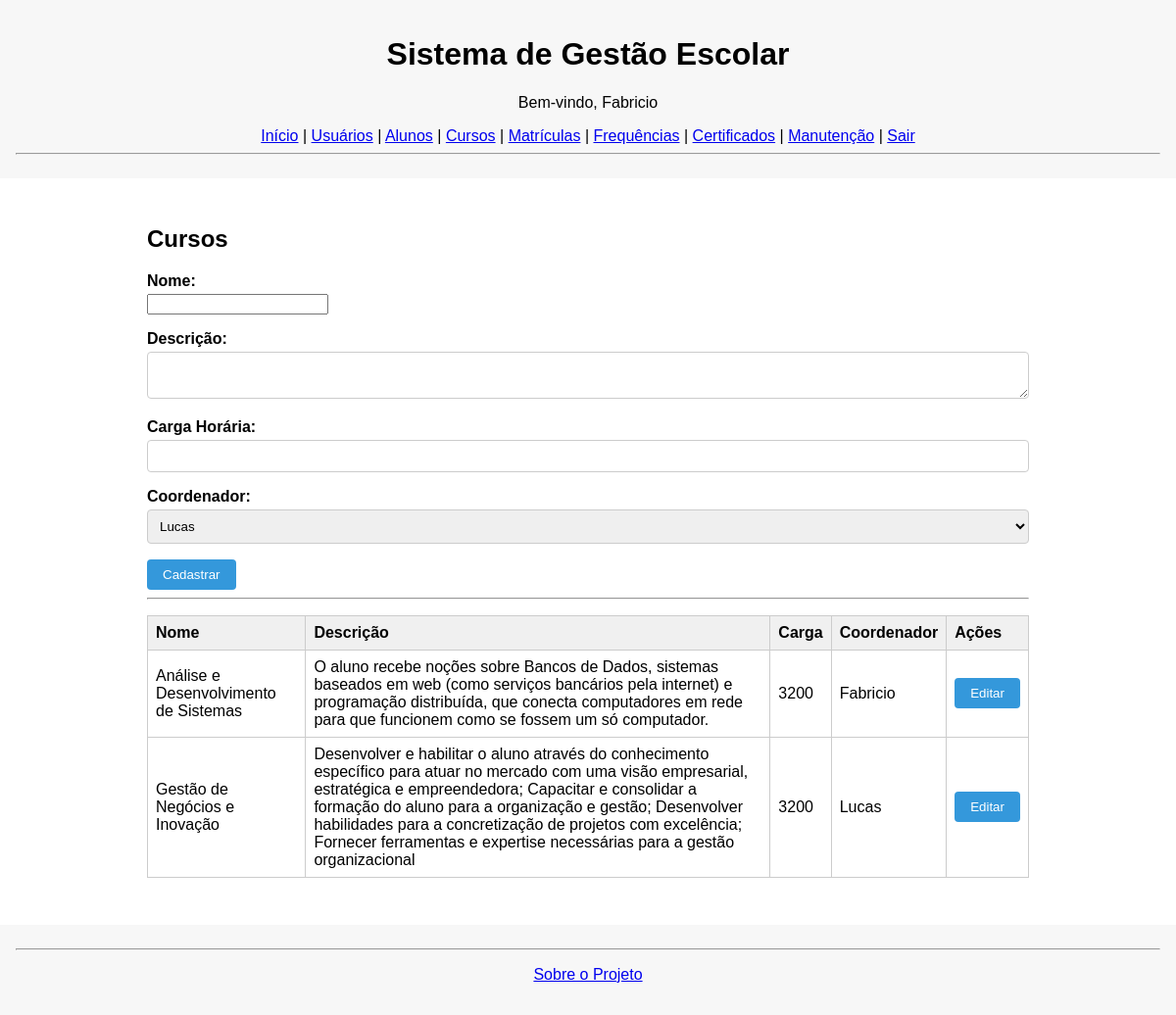
The app's page /cursos (signed in) with its own data.
### tables this page shows
CREATE TABLE usuarios (
            id INTEGER PRIMARY KEY AUTOINCREMENT,
            nome TEXT,
            email TEXT UNIQUE,
            senha TEXT,
            tipo TEXT CHECK(tipo IN ('Admin', 'Professor', 'Secretaria')),
            ativo INTEGER DEFAULT 1,
            created_at DATETIME DEFAULT CURRENT_TIMESTAMP
        );

CREATE TABLE cursos (
            id INTEGER PRIMARY KEY AUTOINCREMENT,
            nome TEXT,
            descricao TEXT,
            carga_horaria INTEGER,
            professor_id INTEGER,
            created_at DATETIME DEFAULT CURRENT_TIMESTAMP,
            FOREIGN KEY (professor_id) REFERENCES usuarios(id)
        );

### app.py (the view, shortened to what this page needs)
@app.route('/cursos', methods=['GET', 'POST'])
def cursos():
    if 'usuario' not in session:
        return redirect(url_for('login'))
    cursos = listar_cursos()
    professores = [u for u in listar_usuarios() if u['tipo'] == 'Professor']
    return render_template('cursos.html', cursos=cursos, professores=professores)

### database.py (called while the page is built)
def conectar():
    con = sqlite3.connect('sge.db')
    con.row_factory = sqlite3.Row
    con.execute("PRAGMA foreign_keys = ON")
    return con

def listar_usuarios():
    con = conectar()
    cur = con.cursor()
    cur.execute("SELECT * FROM usuarios")
    usuarios = cur.fetchall()
    con.close()
    return usuarios

def listar_cursos():
    con = conectar()
    cur = con.cursor()
    cur.execute('''
        SELECT cursos.*, usuarios.nome AS professor_nome
        FROM cursos
        LEFT JOIN usuarios ON cursos.professor_id = usuarios.id
    ''')
    cursos = cur.fetchall()
    con.close()
    return cursos

### templates/cursos.html
{% extends "base.html" %}
{% block content %}
<div class="container">
    <h2>Cursos</h2>
    <form method="POST">
        <div class="form-group"><label>Nome:</label><input name="nome" required></div>
        <div class="form-group"><label>Descrição:</label><textarea name="descricao"></textarea></div>
        <div class="form-group"><label>Carga Horária:</label><input type="number" name="carga_horaria" required></div>
        <div class="form-group">
            <label>Coordenador:</label>
            <select name="professor_id" required>
                {% for professor in professores %}
                    <option value="{{ professor.id }}">{{ professor.nome }}</option>
                {% endfor %}
            </select>
        </div>
        <button type="submit">Cadastrar</button>
    </form>
    <hr>
    <table>
        <thead><tr>
            <th>Nome</th>
            <th>Descrição</th>
            <th>Carga</th>
            <th>Coordenador</th>
            <th>Ações</th>
        </tr></thead>
        <tbody>
            {% for c in cursos %}
            <tr>
                <td>{{ c.nome }}</td>
                <td>{{ c.descricao }}</td>
                <td>{{ c.carga_horaria }}</td>
                <td>{{ c.professor_nome }}</td>
                <td>
                    <form action="{{ url_for('editar_curso_view', id=c.id) }}" method="get" style="display:inline;">
                        <button type="submit" class="btn">Editar</button>
                    </form>
                </td>
            </tr>
            {% endfor %}
        </tbody>
    </table>
</div>
{% endblock %}

### templates/base.html (shortened to what this page needs)
<!DOCTYPE html>
<html lang="pt-br">
<head>
    <link rel="stylesheet" href="{{ url_for('static', filename='css/style.css') }}">
</head>
<body>
<header>
    <h1>Sistema de Gestão Escolar</h1>
    {% if session.get('usuario') %}
        <p>Bem-vindo, {{ session['usuario'] }}</p>
        <nav>
            <a href="{{ url_for('dashboard') }}">Início</a> |
            <a href="{{ url_for('usuarios') }}">Usuários</a> |
            <a href="{{ url_for('alunos') }}">Alunos</a> |
            <a href="{{ url_for('cursos') }}">Cursos</a> |
            <a href="{{ url_for('matriculas') }}">Matrículas</a> |
            <a href="{{ url_for('frequencias') }}">Frequências</a> |
            <a href="{{ url_for('certificados') }}">Certificados</a> |
            <a href="{{ url_for('manutencao') }}">Manutenção</a> |
            <a href="{{ url_for('logout') }}">Sair</a>
        </nav>
    {% else %}
        <nav>
            <a href="{{ url_for('login') }}">Login</a> |
        </nav>
    {% endif %}
    <hr>
</header>
    <main>
        {% block content %}{% endblock %}
    </main>
    <footer>
        <hr>
    <p><a href="{{ url_for('sobre') }}">Sobre o Projeto</a></p>
    </footer>
</body>
</html>

### static/css/style.css (style rules this page uses)
body { font-family: Arial, sans-serif; margin: 0; padding: 0; background-color: #ffffff; }
header, footer { text-align: center; padding: 1rem; background-color: #f7f7f7; }
.container { max-width: 900px; margin: 2rem auto; padding: 1rem; background: #fff; border-radius: 8px; }
h2, h3 { margin-top: 0; }
.form-group { margin-bottom: 1rem; }
label { display: block; margin-bottom: 0.25rem; font-weight: bold; }
input[type="text"], input[type="email"], input[type="password"], input[type="date"], input[type="number"], select, textarea { width: 100%; padding: 0.5rem; box-sizing: border-box; border: 1px solid #ccc; border-radius: 4px; }
textarea { resize: vertical; }
button, input[type="submit"] { padding: 0.5rem 1rem; background-color: #3498db; color: #fff; border: none; border-radius: 4px; cursor: pointer; }
table { width: 100%; border-collapse: collapse; margin-top: 1rem; }
th, td { border: 1px solid #ccc; padding: 0.5rem; text-align: left; }
th { background-color: #f0f0f0; }
.btn { display: inline-block; margin: 1rem 0; padding: 0.5rem 1rem; background-color: #3498db; color: white; text-decoration: none; border-radius: 4px; }

### records on screen
usuarios: usuario "Fabricio"
cursos: nome "Análise e Desenvolvimento de Sistemas", descricao "O aluno recebe noções sobre Bancos de Dados, sistemas baseados em web (como serviços bancários pela internet) e programação distribuída, que conecta computadores em rede para que funcionem como se fossem um só computador.", carga_horaria "3200", professor_nome "Fabricio"
cursos: nome "Gestão de Negócios e Inovação", descricao "Desenvolver e habilitar o aluno através do conhecimento específico para atuar no mercado com uma visão empresarial, estratégica e empreendedora; Capacitar e consolidar a formação do aluno para a organização e gestão; Desenvolver habilidades para a concretização de projetos com excelência; Fornecer ferramentas e expertise necessárias para a gestão organizacional", carga_horaria "3200", professor_nome "Lucas"

### other values on screen
form field professor_id "Lucas"
